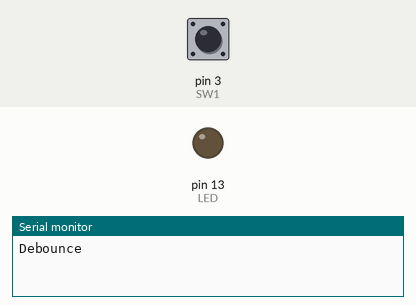
A sketch run on a simulated Arduino Uno, built with avr-gcc and run on an emulated ATmega328P. On the bench: output pins drawn as LEDs (lit = HIGH), the last lines printed to the serial monitor. The test bench sets the inputs (shaded band); at power-on: pin 3 (SW1) HIGH.

Above: at 1.2 s.
1.3 s: pin 3 (SW1) pulled LOW for 0.15 s
At 1.7 s:
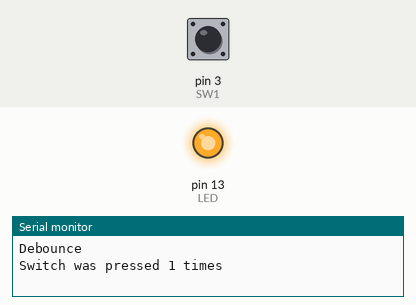
2.9 s: pin 3 (SW1) pulled LOW for 1 s
At 4.1 s:
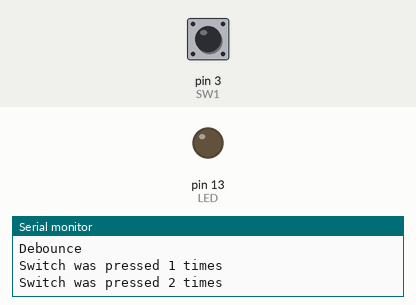
5.4 s: pin 3 (SW1) pulled LOW for 3.2 s
At 6.0 s:
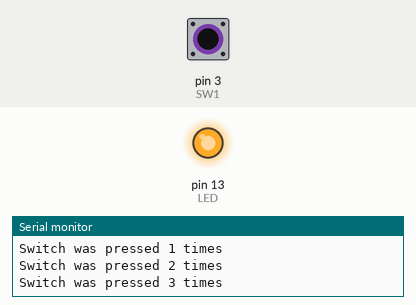
Timing chart, 0 to 8.4 s (numbered marks = the images above; inputs shaded):
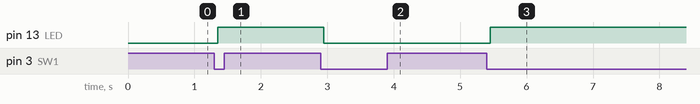

Measured:
- after the input at 1.3 s, pin 13 (LED): LOW → HIGH after 0.05 s
- after the input at 2.9 s, pin 13 (LED): HIGH → LOW after 0.05 s
- after the input at 5.4 s, pin 13 (LED): LOW → HIGH after 0.05 s

The sketch:

Debouncing.ino
```cpp
// Debouncing.ino
byte n=0;
int SW1=3;
int LED=13;
int Toggle=0;
byte value_1, value_2=0;
void setup()
{ Serial.begin(9600);
pinMode(SW1,INPUT);
digitalWrite(SW1,HIGH);
pinMode(LED,OUTPUT);
Serial.println("Debounce");
}
void loop()
{ value_1=digitalRead(SW1);
if(!value_1)
{ delay(50);
value_2=digitalRead(SW1);
if(!value_2)
{ n++;
Serial.print("Switch was pressed ");
Serial.print(n,DEC);
Serial.println(" times");
Toggle=!Toggle;
digitalWrite(LED,Toggle);
do{}while(!digitalRead(SW1));
}
}
}
```
